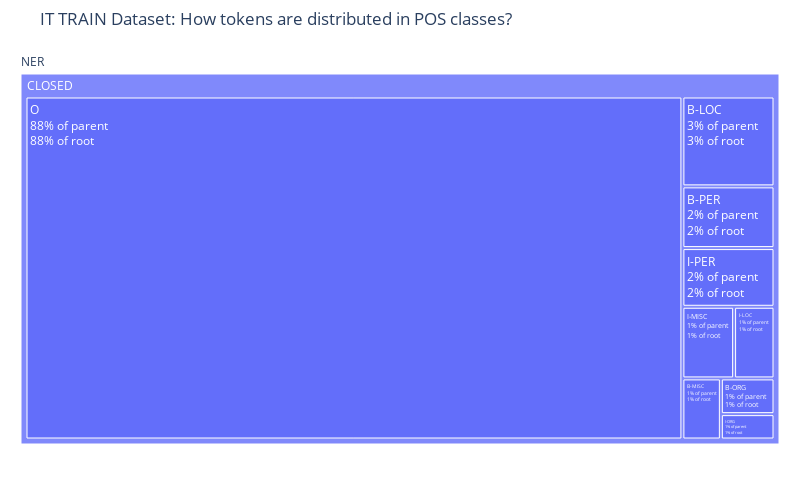
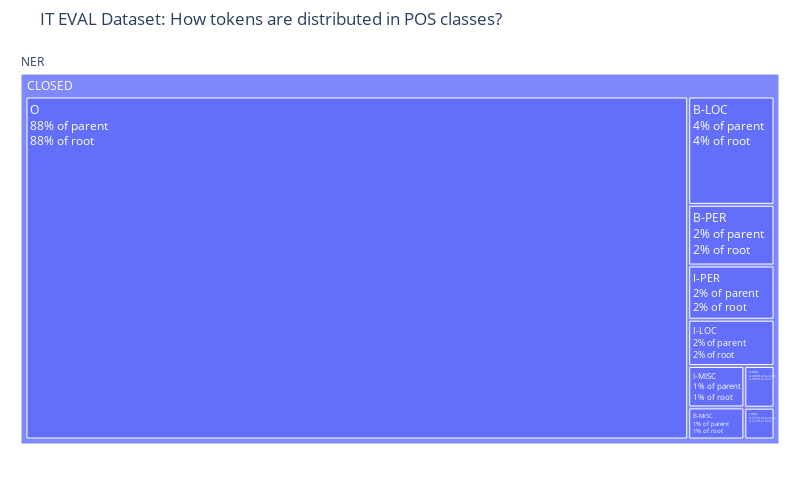
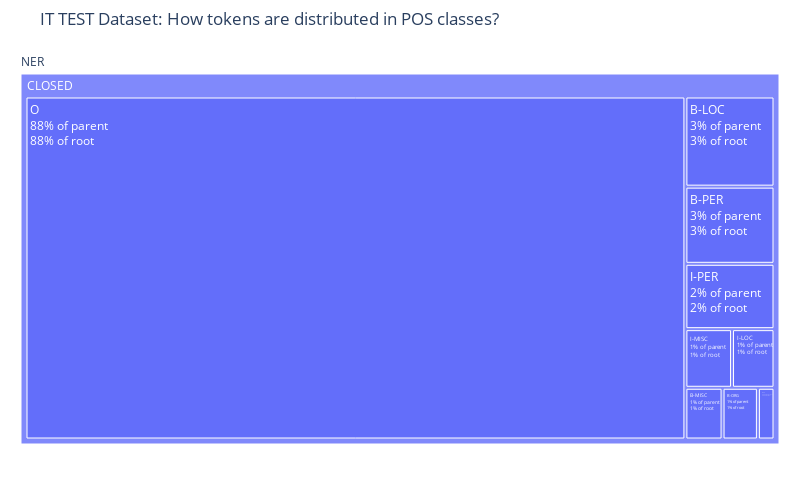
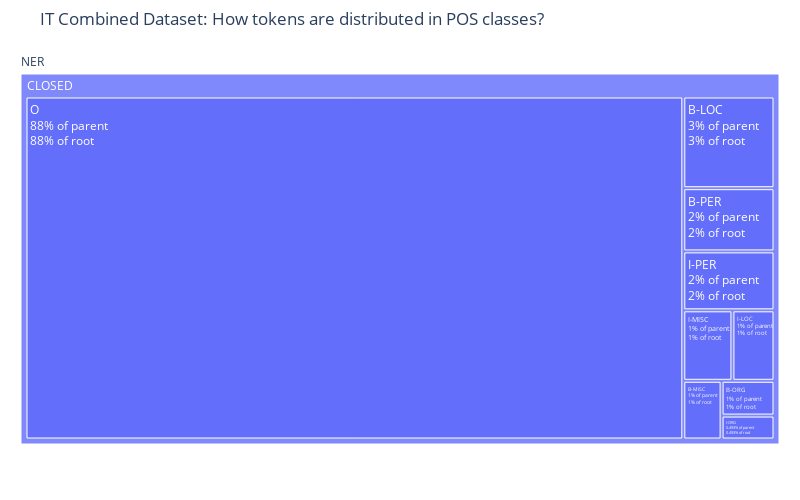

Notebook source saved alongside these figures, in order:
### Code cell
plot_ner_distribution(train_tags,"IT TRAIN")
plot_ner_distribution(eval_tags, "IT EVAL")
plot_ner_distribution(test_tags, "IT TEST")
plot_ner_distribution(dataset_tags, "IT Combined")
plot_ner_distribution(train_tags_en,"EN TRAIN")
plot_ner_distribution(eval_tags_en, "EN EVAL")
plot_ner_distribution(test_tags_en, "EN TEST")
plot_ner_distribution(dataset_tags_en, "EN Combined")

### Figure 1 — Plotly figure (JSON) as saved in the notebook; plotly's stock layout.template omitted (floating-point values rounded to 4 significant figures)
{"data": [{"branchvalues": "total", "labels": ["NER", "OPEN", "CLOSED", "OTHER", "O", "B-MISC", "I-MISC", "B-LOC", "I-LOC", "B-ORG", "B-PER", "I-PER", "I-ORG"], "parents": ["", "NER", "NER", "NER", "CLOSED", "CLOSED", "CLOSED", "CLOSED", "CLOSED", "CLOSED", "CLOSED", "CLOSED", "CLOSED"], "textinfo": "label+percent root+percent parent", "type": "treemap", "values": [2356817, 0, 2356817, 0, 2066996, 21555, 33984, 75935, 26555, 17579, 52154, 49580, 12479]}], "layout": {"height": 500, "margin": {"b": 50, "l": 15, "r": 15, "t": 50}, "title": {"text": "IT TRAIN Dataset: How tokens are distributed in POS classes? "}, "width": 800}}

### Figure 2 — Plotly figure (JSON) as saved in the notebook; plotly's stock layout.template omitted (floating-point values rounded to 4 significant figures)
{"data": [{"branchvalues": "total", "labels": ["NER", "OPEN", "CLOSED", "OTHER", "O", "B-MISC", "I-MISC", "B-ORG", "B-LOC", "I-LOC", "B-PER", "I-PER", "I-ORG"], "parents": ["", "NER", "NER", "NER", "CLOSED", "CLOSED", "CLOSED", "CLOSED", "CLOSED", "CLOSED", "CLOSED", "CLOSED", "CLOSED"], "textinfo": "label+percent root+percent parent", "type": "treemap", "values": [305094, 0, 305094, 0, 269946, 2140, 2764, 1493, 11100, 4738, 6220, 5555, 1138]}], "layout": {"height": 500, "margin": {"b": 50, "l": 15, "r": 15, "t": 50}, "title": {"text": "IT EVAL Dataset: How tokens are distributed in POS classes? "}, "width": 800}}

### Figure 3 — Plotly figure (JSON) as saved in the notebook; plotly's stock layout.template omitted (floating-point values rounded to 4 significant figures)
{"data": [{"branchvalues": "total", "labels": ["NER", "OPEN", "CLOSED", "OTHER", "O", "B-LOC", "B-PER", "B-ORG", "B-MISC", "I-ORG", "I-MISC", "I-PER", "I-LOC"], "parents": ["", "NER", "NER", "NER", "CLOSED", "CLOSED", "CLOSED", "CLOSED", "CLOSED", "CLOSED", "CLOSED", "CLOSED", "CLOSED"], "textinfo": "label+percent root+percent parent", "type": "treemap", "values": [313066, 0, 313066, 0, 275826, 9788, 8377, 2229, 2342, 1045, 3331, 7094, 3034]}], "layout": {"height": 500, "margin": {"b": 50, "l": 15, "r": 15, "t": 50}, "title": {"text": "IT TEST Dataset: How tokens are distributed in POS classes? "}, "width": 800}}

### Figure 4 — Plotly figure (JSON) as saved in the notebook; plotly's stock layout.template omitted (floating-point values rounded to 4 significant figures)
{"data": [{"branchvalues": "total", "labels": ["NER", "OPEN", "CLOSED", "OTHER", "O", "B-MISC", "I-MISC", "B-LOC", "I-LOC", "B-ORG", "B-PER", "I-PER", "I-ORG"], "parents": ["", "NER", "NER", "NER", "CLOSED", "CLOSED", "CLOSED", "CLOSED", "CLOSED", "CLOSED", "CLOSED", "CLOSED", "CLOSED"], "textinfo": "label+percent root+percent parent", "type": "treemap", "values": [2974977, 0, 2974977, 0, 2612768, 26037, 40079, 96823, 34327, 21301, 66751, 62229, 14662]}], "layout": {"height": 500, "margin": {"b": 50, "l": 15, "r": 15, "t": 50}, "title": {"text": "IT Combined Dataset: How tokens are distributed in POS classes? "}, "width": 800}}
